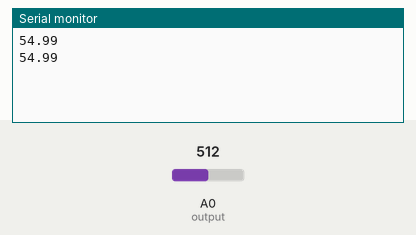
Recording of a sketch running on a simulated Arduino Uno, built with avr-gcc and run on an emulated ATmega328P. Parts: the last lines printed to the serial monitor. The test bench sets the inputs (shaded band); at power-on: A0 (output) = 512.

Above: at 1.8 s.
1.9 s: A0 (output) set to 716
At 2.4 s:
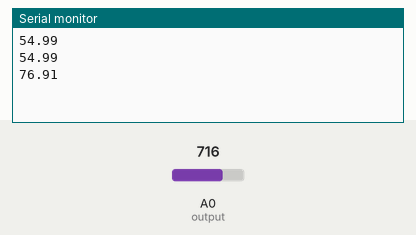
3.4 s: A0 (output) set to 900
At 4.8 s:
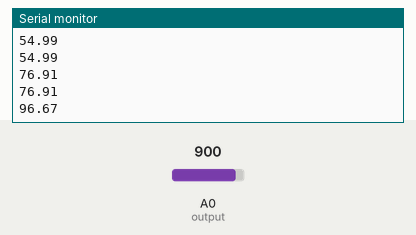
Timing chart, 0 to 6.4 s (numbered marks = the images above; inputs shaded):
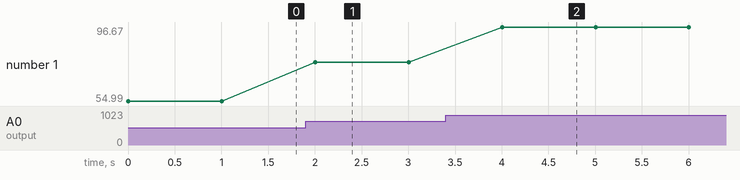

Measured:
- after the input at 1.9 s, the serial monitor: prints a new line after 0.10 s (image 1)
- after the input at 3.4 s, the serial monitor: prints a new line after 0.60 s (image 2)
- plotted number 1: 54.99 → 76.91 after the input at 1.9 s, 76.91 → 96.67 after the input at 3.4 s

The sketch:

temperature_sensor.ino
```cpp
int output = A0; // 아날로그

void setup() {
  analogReference(INTERNAL);
  // analogReference : 아날로그 입력에 사용되는 참조 전압(즉, 입력 범위의 최댓값이 되는 전압)을 설정합니다.
  // INTERNAL: 내장 참조 전압, ATmega168 또는 ATmega328P에서 1.1V, ATmega8에서는 2.56V (아두이노 메가에서는 사용 불가)
  Serial.begin(9600);

}

void loop() {
  int reading = analogRead(output); // 센서 값 받기
  float temperature = reading / 9.31;
  Serial.println(temperature);

  delay(1000);
}
```
